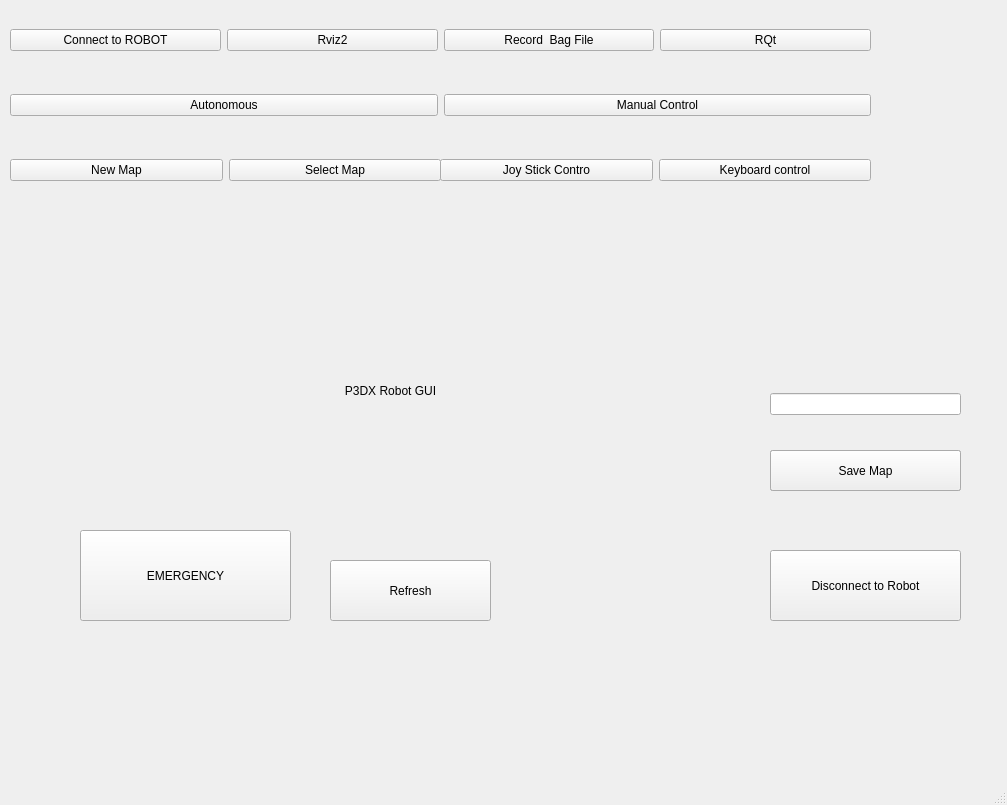
<?xml version="1.0" encoding="UTF-8"?>
<ui version="4.0">
 <class>MainWindow</class>
 <widget class="QMainWindow" name="MainWindow">
  <property name="geometry">
   <rect>
    <x>0</x>
    <y>0</y>
    <width>1007</width>
    <height>805</height>
   </rect>
  </property>
  <property name="windowTitle">
   <string>P3DX Robot GUI</string>
  </property>
  <widget class="QWidget" name="centralwidget">
   <widget class="QWidget" name="horizontalLayoutWidget_3">
    <property name="geometry">
     <rect>
      <x>10</x>
      <y>0</y>
      <width>861</width>
      <height>80</height>
     </rect>
    </property>
    <layout class="QHBoxLayout" name="horizontalLayout_3">
     <item>
      <widget class="QPushButton" name="pushButton_ConnectToRobot">
       <property name="text">
        <string>Connect to ROBOT</string>
       </property>
      </widget>
     </item>
     <item>
      <widget class="QPushButton" name="pushButton_Rviz2">
       <property name="text">
        <string>Rviz2</string>
       </property>
      </widget>
     </item>
     <item>
      <widget class="QPushButton" name="pushButton_Record">
       <property name="text">
        <string>Record  Bag File</string>
       </property>
      </widget>
     </item>
     <item>
      <widget class="QPushButton" name="pushButton_RQt">
       <property name="text">
        <string>RQt</string>
       </property>
      </widget>
     </item>
    </layout>
   </widget>
   <widget class="QWidget" name="horizontalLayoutWidget">
    <property name="geometry">
     <rect>
      <x>10</x>
      <y>80</y>
      <width>861</width>
      <height>51</height>
     </rect>
    </property>
    <layout class="QHBoxLayout" name="horizontalLayout">
     <item>
      <widget class="QPushButton" name="pushButton_Autonomous">
       <property name="text">
        <string>Autonomous</string>
       </property>
      </widget>
     </item>
     <item>
      <widget class="QPushButton" name="pushButton_ManualControl">
       <property name="text">
        <string>Manual Control</string>
       </property>
      </widget>
     </item>
    </layout>
   </widget>
   <widget class="QWidget" name="horizontalLayoutWidget_2">
    <property name="geometry">
     <rect>
      <x>10</x>
      <y>130</y>
      <width>431</width>
      <height>81</height>
     </rect>
    </property>
    <layout class="QHBoxLayout" name="horizontalLayout_2">
     <item>
      <widget class="QPushButton" name="pushButton_NewMap">
       <property name="text">
        <string>New Map</string>
       </property>
      </widget>
     </item>
     <item>
      <widget class="QPushButton" name="pushButton_withMap">
       <property name="text">
        <string>Select Map</string>
       </property>
      </widget>
     </item>
    </layout>
   </widget>
   <widget class="QLabel" name="label">
    <property name="geometry">
     <rect>
      <x>20</x>
      <y>330</y>
      <width>741</width>
      <height>121</height>
     </rect>
    </property>
    <property name="text">
     <string>P3DX Robot GUI</string>
    </property>
    <property name="alignment">
     <set>Qt::AlignCenter</set>
    </property>
   </widget>
   <widget class="QPushButton" name="pushButton_DisconnectToRobot">
    <property name="geometry">
     <rect>
      <x>770</x>
      <y>550</y>
      <width>191</width>
      <height>71</height>
     </rect>
    </property>
    <property name="text">
     <string>Disconnect to Robot</string>
    </property>
   </widget>
   <widget class="QWidget" name="verticalLayoutWidget">
    <property name="geometry">
     <rect>
      <x>770</x>
      <y>389</y>
      <width>191</width>
      <height>31</height>
     </rect>
    </property>
    <layout class="QVBoxLayout" name="verticalLayout">
     <item>
      <widget class="QLineEdit" name="lineEdit"/>
     </item>
    </layout>
   </widget>
   <widget class="QPushButton" name="pushButton_StartStopRecord">
    <property name="geometry">
     <rect>
      <x>770</x>
      <y>450</y>
      <width>191</width>
      <height>41</height>
     </rect>
    </property>
    <property name="text">
     <string>Strart Recording</string>
    </property>
   </widget>
   <widget class="QPushButton" name="pushButton_StartStopRecord_2">
    <property name="geometry">
     <rect>
      <x>770</x>
      <y>450</y>
      <width>191</width>
      <height>41</height>
     </rect>
    </property>
    <property name="text">
     <string>Stop Recording</string>
    </property>
   </widget>
   <widget class="QPushButton" name="pushButton_SaveMap">
    <property name="geometry">
     <rect>
      <x>770</x>
      <y>450</y>
      <width>191</width>
      <height>41</height>
     </rect>
    </property>
    <property name="text">
     <string>Save Map</string>
    </property>
   </widget>
   <widget class="QWidget" name="horizontalLayoutWidget_4">
    <property name="geometry">
     <rect>
      <x>440</x>
      <y>130</y>
      <width>431</width>
      <height>81</height>
     </rect>
    </property>
    <layout class="QHBoxLayout" name="horizontalLayout_4">
     <item>
      <widget class="QPushButton" name="pushButton_JoyControl">
       <property name="text">
        <string>Joy Stick Contro</string>
       </property>
      </widget>
     </item>
     <item>
      <widget class="QPushButton" name="pushButton_KeyboardControl">
       <property name="text">
        <string>Keyboard control</string>
       </property>
      </widget>
     </item>
    </layout>
   </widget>
   <widget class="QPushButton" name="pushButton_Emergency">
    <property name="geometry">
     <rect>
      <x>80</x>
      <y>530</y>
      <width>211</width>
      <height>91</height>
     </rect>
    </property>
    <property name="text">
     <string>EMERGENCY</string>
    </property>
   </widget>
   <widget class="QPushButton" name="pushButton_Refresh">
    <property name="geometry">
     <rect>
      <x>330</x>
      <y>560</y>
      <width>161</width>
      <height>61</height>
     </rect>
    </property>
    <property name="text">
     <string>Refresh</string>
    </property>
   </widget>
  </widget>
  <widget class="QMenuBar" name="menubar">
   <property name="geometry">
    <rect>
     <x>0</x>
     <y>0</y>
     <width>1007</width>
     <height>22</height>
    </rect>
   </property>
  </widget>
  <widget class="QStatusBar" name="statusbar"/>
 </widget>
 <resources/>
 <connections/>
</ui>
